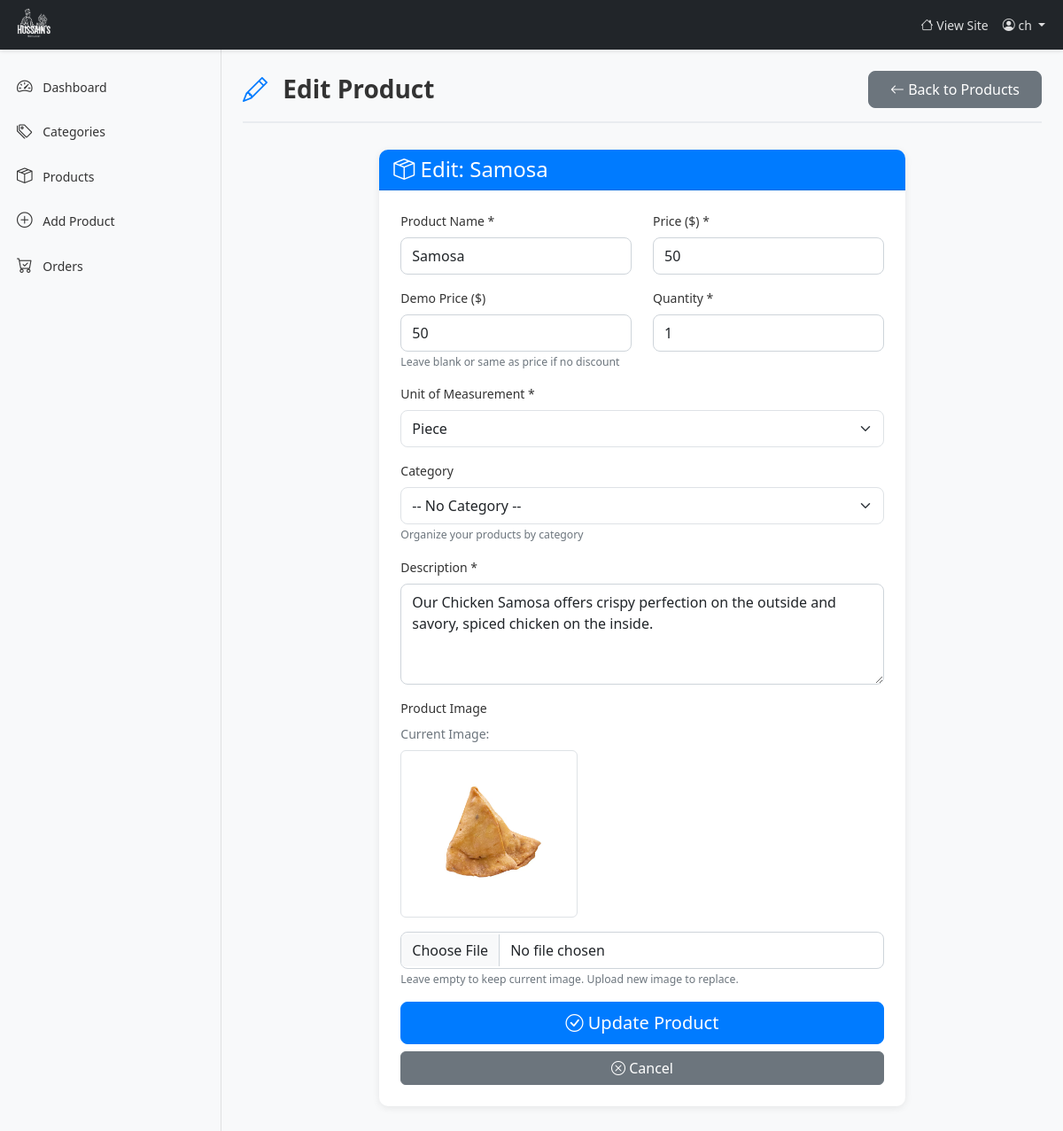
The page /dashboard/products/edit/samosa/ (signed in) on the database as committed earlier.
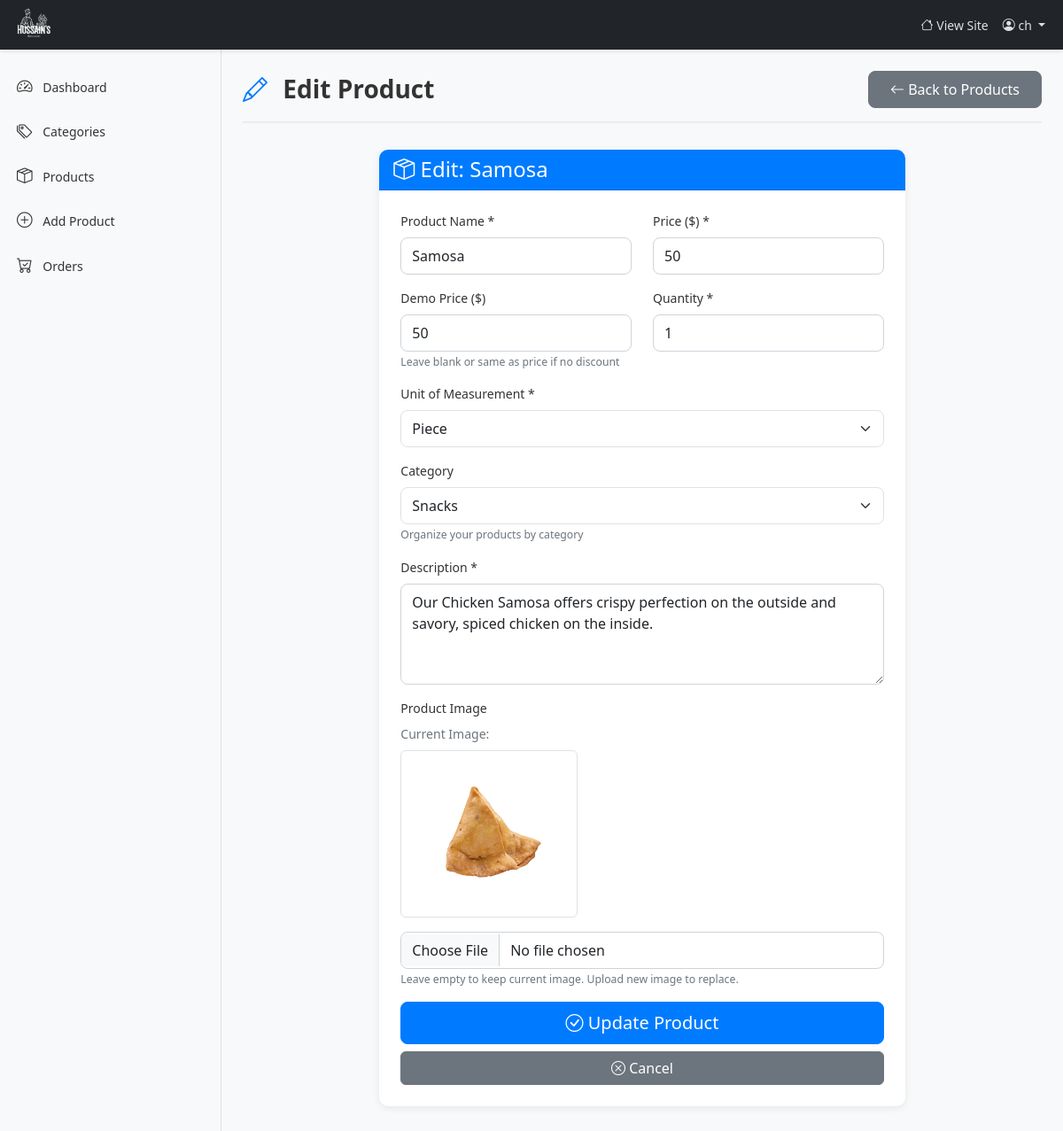
The same page on the database as committed later.
### products/models.py (models this page shows, shortened)
class BaseModel(models.Model):
    created_at = models.DateTimeField(auto_now_add=True)
    updated_at = models.DateTimeField(auto_now=True)
    class Meta:
        abstract = True

class Product(BaseModel):
    MEASURING_CHOICES = (
        ('KG', 'Kilogram'),
        ('ML', 'Milliliter'),
        ('L', 'Liter'),
        ('PIECE', 'Piece'),
        ('In','Inches'),
        ('NONE', 'None'),
    )
    category = models.ForeignKey(Category, on_delete=models.SET_NULL, null=True, blank=True, related_name='products')
    product_name = models.CharField(max_length=200)
    product_slug = models.SlugField(max_length=250, blank=True)
    product_description = models.TextField()
    product_price = models.IntegerField()
    product_demo_price = models.IntegerField()
    quantity = models.CharField(max_length=50, null=True, blank=True)
    product_measuring = models.CharField(max_length=100, choices=MEASURING_CHOICES, default='NONE')
    is_available = models.BooleanField(default=True, help_text="Is product available for ordering?")

class ProductImage(BaseModel):
    product = models.ForeignKey(Product, on_delete=models.CASCADE, related_name='images')
    product_image = models.ImageField(upload_to='products')

class Category(BaseModel):
    category_name = models.CharField(max_length=100, unique=True)
    category_slug = models.SlugField(max_length=120, blank=True, unique=True)
    category_description = models.TextField(blank=True, null=True)
    category_image = models.ImageField(upload_to='categories/', blank=True, null=True)
    is_active = models.BooleanField(default=True)
    display_order = models.IntegerField(default=0, help_text="Lower numbers appear first")
    class Meta:
        verbose_name_plural = "Categories"
        ordering = ['display_order', 'category_name']

### products/views.py (the view, shortened to what this page needs)
# urls.py: path('dashboard/products/edit/<slug:product_slug>/', views.edit_product, name='edit_product'),
@login_required
def edit_product(request, product_slug):
    if not request.user.is_staff:
        messages.error(request, 'Access denied! Staff access required.')
        return redirect('home')
    product = get_object_or_404(Product, product_slug=product_slug)
    categories = Category.objects.filter(is_active=True).order_by('display_order', 'category_name')
    return render(request, 'restaurant/edit_product.html', {
        'product': product,
        'measuring_choices': Product.MEASURING_CHOICES,
        'categories': categories
    })

### products/templates/restaurant/edit_product.html (shortened to what the changed rows need)
{% extends "dashbase.html" %}
{% block content %}
<div class="page-header">
    <h1><i class="bi bi-pencil"></i> Edit Product</h1>
</div>
<div class="row justify-content-center">
    <div class="col-md-8">
        <div class="card">
            <div class="card-header bg-primary text-white">
                <h4 class="mb-0"><i class="bi bi-box-seam"></i> Edit: {{ product.product_name }}</h4>
            </div>
            <div class="card-body">
                <form method="POST" enctype="multipart/form-data">
                    <div class="row">
                        <div class="col-md-6 mb-3">
                            <label for="name" class="form-label">Product Name *</label>
                            <input type="text" class="form-control" id="name" name="name" value="{{ product.product_name }}" required>
                        </div>
                        <div class="col-md-6 mb-3">
                            <label for="price" class="form-label">Price ($) *</label>
                            <input type="number" class="form-control" id="price" name="price" value="{{ product.product_price }}" required>
                        </div>
                    </div>
                    <div class="row">
                        <div class="col-md-6 mb-3">
                            <label for="demo_price" class="form-label">Demo Price ($)</label>
                            <input type="number" class="form-control" id="demo_price" name="demo_price" value="{{ product.product_demo_price }}">
                            <small class="text-muted">Leave blank or same as price if no discount</small>
                        </div>
                        <div class="col-md-6 mb-3">
                            <label for="quantity" class="form-label">Quantity *</label>
                            <input type="text" class="form-control" id="quantity" name="quantity" value="{{ product.quantity }}" placeholder="e.g., 500, 1, 2" required>
                        </div>
                    </div>
                    <div class="mb-3">
                        <label for="product_measuring" class="form-label">Unit of Measurement *</label>
                        <select class="form-select" id="product_measuring" name="product_measuring" required>
                            {% for value, label in measuring_choices %}
                                <option value="{{ value }}" {% if product.product_measuring == value %}selected{% endif %}>{{ label }}</option>
                            {% endfor %}
                        </select>
                    </div>
                    <div class="mb-3">
    <label for="category" class="form-label">Category</label>
    <select class="form-select" id="category" name="category">
        <option value="">-- No Category --</option>
        {% for cat in categories %}
            <option value="{{ cat.id }}" {% if product.category.id == cat.id %}selected{% endif %}>
                {{ cat.category_name }}
            </option>
        {% endfor %}
    </select>
    <small class="text-muted">Organize your products by category</small>
</div>
                    <div class="mb-3">
                        <label for="description" class="form-label">Description *</label>
                        <textarea class="form-control" id="description" name="description" rows="4" required>{{ product.product_description }}</textarea>
                    </div>
                    <div class="mb-3">
                        {% if product.images.first %}
                        <div class="mb-3">
                            <p class="text-muted mb-2">Current Image:</p>
                            <img src="{{ product.images.first.product_image.url }}" alt="{{ product.product_name }}" class="img-thumbnail" style="max-width: 200px; max-height: 200px; object-fit: cover;">
                        </div>
                        {% endif %}
                    </div>
                </form>
            </div>
        </div>
    </div>
</div>
{% endblock %}

Rows that differ between the two databases and show on the page:
changed Product "Samosa": category (not shown) → "Snacks"
Other text that changed with them:
form field category: "-- No Category --" → (not shown)
